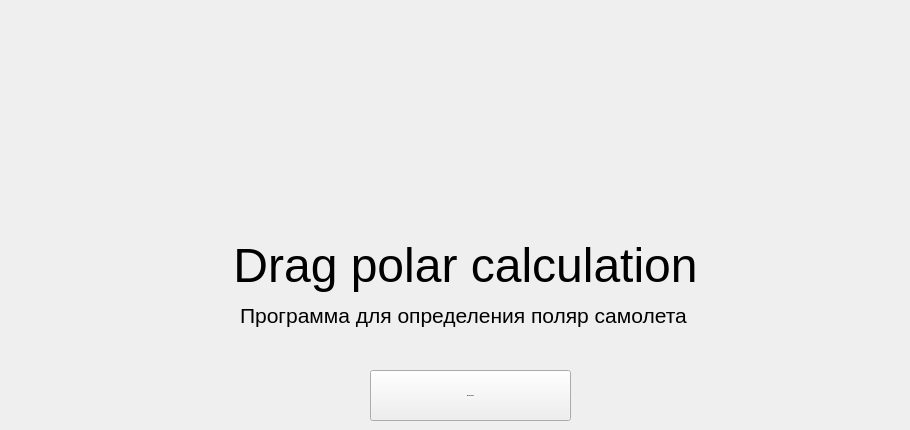
            <widget class="QWidget" name="tab_12">
             <attribute name="title">
              <string>Page</string>
             </attribute>
             <widget class="QPushButton" name="buStart">
              <property name="geometry">
               <rect>
                <x>370</x>
                <y>370</y>
                <width>201</width>
                <height>51</height>
               </rect>
              </property>
              <property name="font">
               <font>
                <pointsize>-1</pointsize>
                <weight>75</weight>
                <bold>true</bold>
                <underline>false</underline>
                <strikeout>false</strikeout>
               </font>
              </property>
              <property name="cursor">
               <cursorShape>PointingHandCursor</cursorShape>
              </property>
              <property name="text">
               <string>Начать расчет</string>
              </property>
             </widget>
             <widget class="QLabel" name="label_316">
              <property name="geometry">
               <rect>
                <x>190</x>
                <y>220</y>
                <width>551</width>
                <height>91</height>
               </rect>
              </property>
              <property name="text">
               <string>&lt;html&gt;&lt;head/&gt;&lt;body&gt;&lt;p align=&quot;center&quot;&gt;&lt;span style=&quot; font-size:36pt;&quot;&gt;Drag polar calculation&lt;/span&gt;&lt;/p&gt;&lt;/body&gt;&lt;/html&gt;</string>
              </property>
             </widget>
             <widget class="QLabel" name="label_317">
              <property name="geometry">
               <rect>
                <x>240</x>
                <y>300</y>
                <width>451</width>
                <height>31</height>
               </rect>
              </property>
              <property name="text">
               <string>&lt;html&gt;&lt;head/&gt;&lt;body&gt;&lt;p&gt;&lt;span style=&quot; font-size:16pt;&quot;&gt;Программа для определения поляр самолета&lt;/span&gt;&lt;/p&gt;&lt;/body&gt;&lt;/html&gt;</string>
              </property>
             </widget>
             <widget class="QLabel" name="label_44">
              <property name="geometry">
               <rect>
                <x>70</x>
                <y>200</y>
                <width>831</width>
                <height>211</height>
               </rect>
              </property>
              <property name="text">
               <string/>
              </property>
              <property name="pixmap">
               <pixmap>Screenshot_3.png</pixmap>
              </property>
             </widget>
             <zorder>label_44</zorder>
             <zorder>buStart</zorder>
             <zorder>label_316</zorder>
             <zorder>label_317</zorder>
            </widget>
